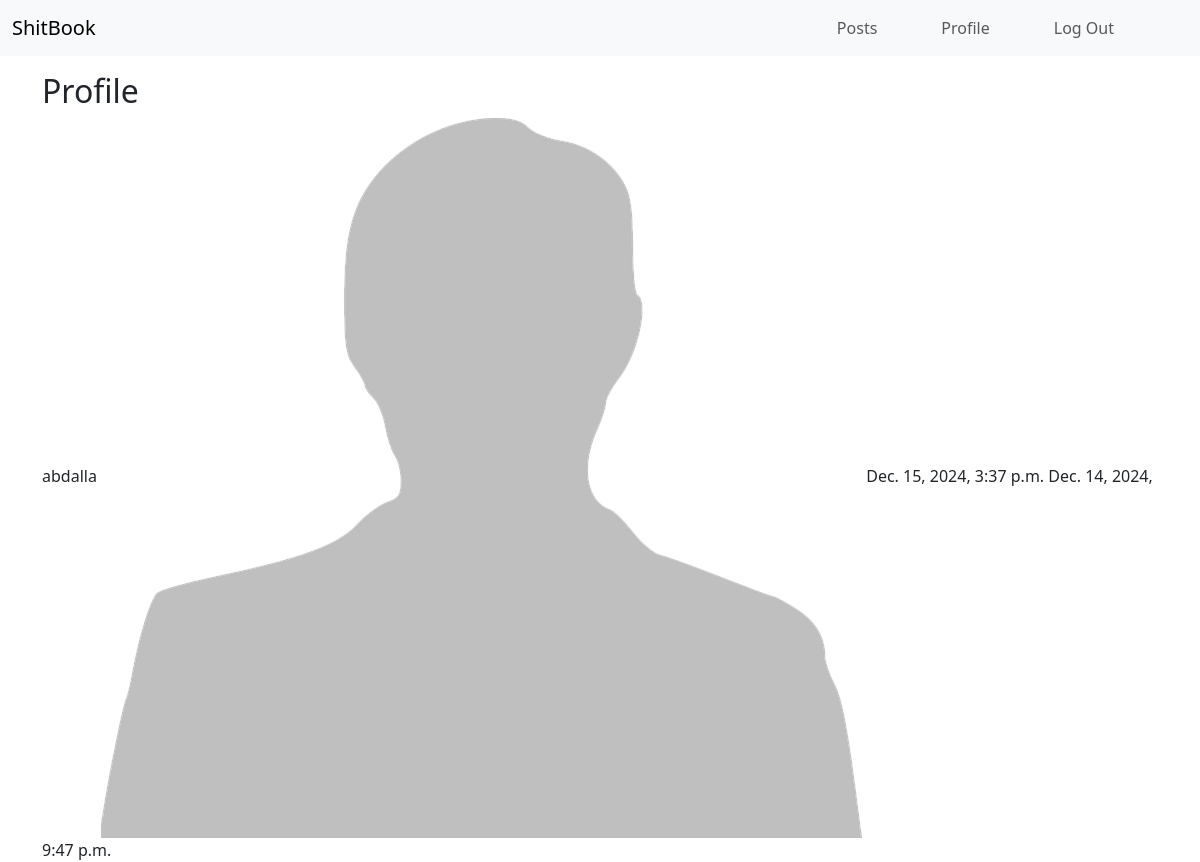
Before: /view_profile (signed in) with the older database file.
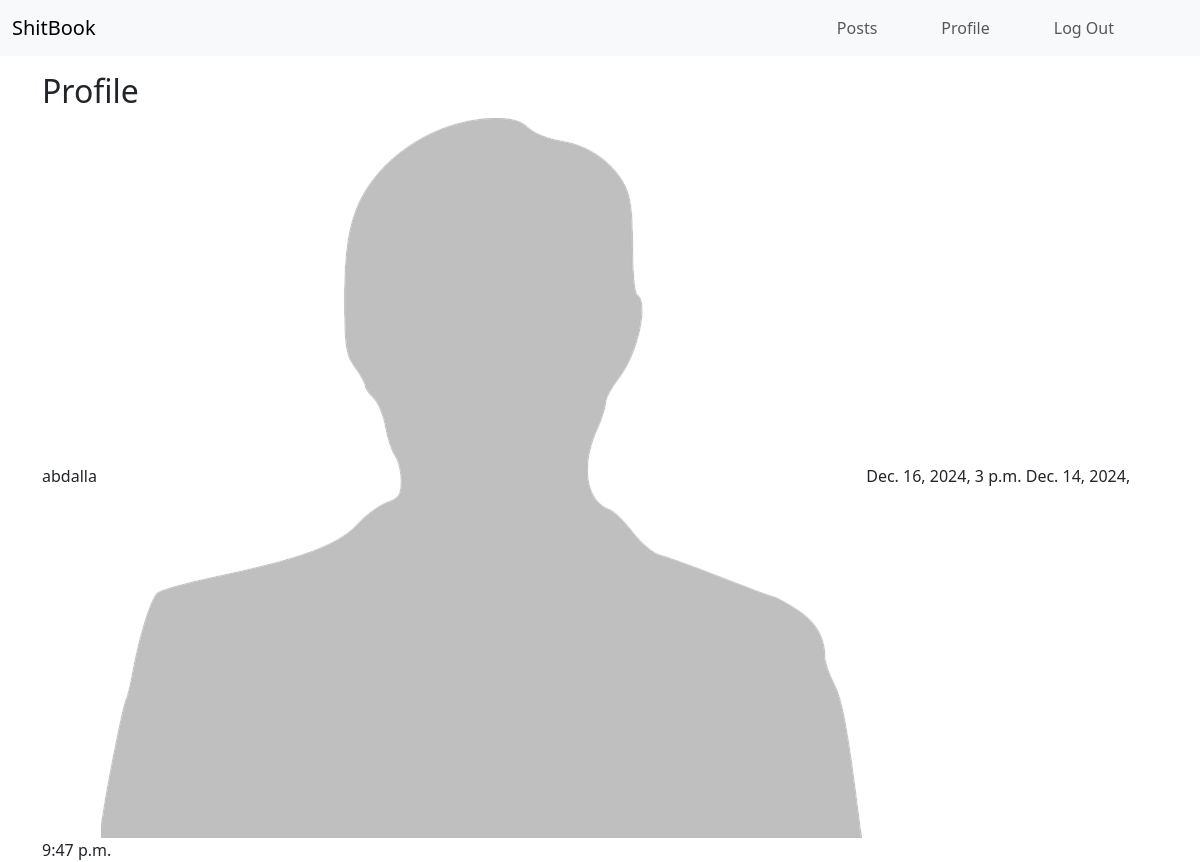
After: the same page with the newer database file.
### profiles/models.py (models this page shows, shortened)
class Profile(models.Model):
    user = models.OneToOneField(User, on_delete=models.CASCADE)
    bio = models.TextField(blank=True)
    avatar = models.ImageField(default='avatar.png', upload_to='avatars')
    updated = models.DateTimeField(auto_now=True)
    created = models.DateTimeField(auto_now_add=True)

### profiles/views.py (the view)
# urls.py: path("view_profile", view_profile, name="view_profile"),
def view_profile(request):
    author = Profile.objects.get(user=request.user)
    return render(request, "profiles/profile.html", {
        "author": author,
    })

### profiles/templates/profiles/profile.html (shortened to what this page needs)
{% extends "layout.html" %}
{% load static %}
{% load crispy_forms_tags %}
{% block content %}
<h2>Profile</h2>
{{ author.user }}
<img class="profile-avatar" src="{{ author.avatar.url }}" class="rounded-circle" alt="User Profile">
{{ author.updated }}
{{ author.created }}
{% endblock content %}

### templates/layout.html (shortened to what this page needs)
{% load static %}
<!DOCTYPE html>
<html lang="en">
<head>
    <link href="https://cdn.jsdelivr.net/npm/bootstrap@5.3.3/dist/css/bootstrap.min.css" rel="stylesheet"
>
    <link rel="stylesheet" href="{% static 'styles.css' %}">
</head>
<body>
    <nav class="navbar navbar-expand-lg bg-body-tertiary">
        <div class="container-fluid">
            {% if user.is_authenticated %}
            <a class="navbar-brand" href="{% url 'posts:index' %}">ShitBook</a>
            {% else %}
            <a class="navbar-brand" href="{% url 'profiles:login' %}">ShitBook</a>
            {% endif %}
            <div class="collapse navbar-collapse" id="navbarNav">
                <ul class="navbar-nav ms-auto mb-2 mb-lg-0">
                    {% if user.is_authenticated %}
                    <li class="nav-item px-4">
                        <a class="nav-link" href="">Posts</a>
                    </li>
                    <li class="nav-item px-4">
                        <a class="nav-link" href="">Profile</a>
                    </li>
                    <li class="nav-item px-4">
                        <a class="nav-link" href="{% url 'profiles:logout' %}">Log Out</a>
                    </li>
                    {% endif %}
                </ul>
                {% if user.is_authenticated %}
                <ul class="navbar-nav ml-auto">
                    <li class="nav-link navbar-brand">
                        <a href="{% url 'profiles:view_profile' %}"><img class="rounded-circle profile-avatar" src="{{ avatar.url }}" style="max-width: 2em; margin-right: 10px;"></img>
                        </a>
                    </li>
                </ul>
                {% endif %}
            </div>
        </div>
    </nav>
    <main>
        <div class="container mt-3">
            {% block content %}
            {% endblock content %}
        </div>
    </main>
</body>
</html>

Changed rows visible on the page:
changed Profile "abdalla": updated "Dec. 15, 2024, 3:37 p.m." → "Dec. 16, 2024, 3 p.m."
